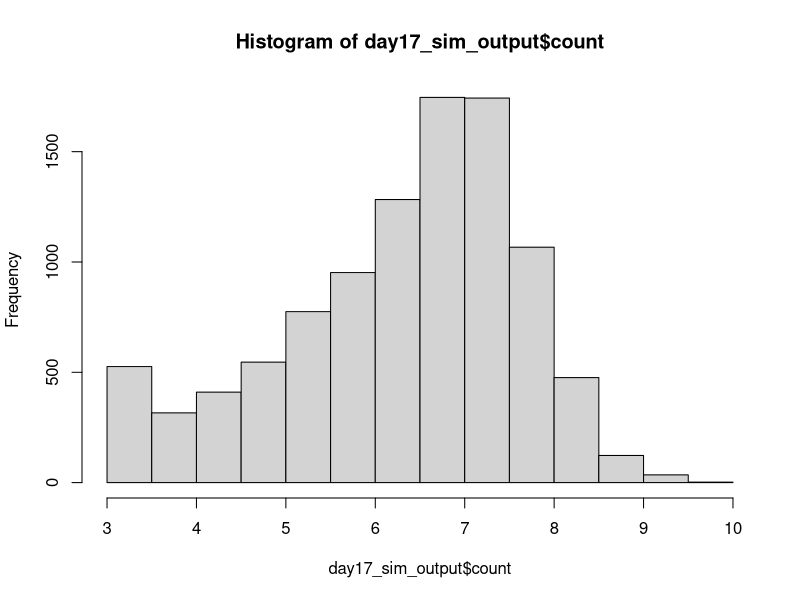
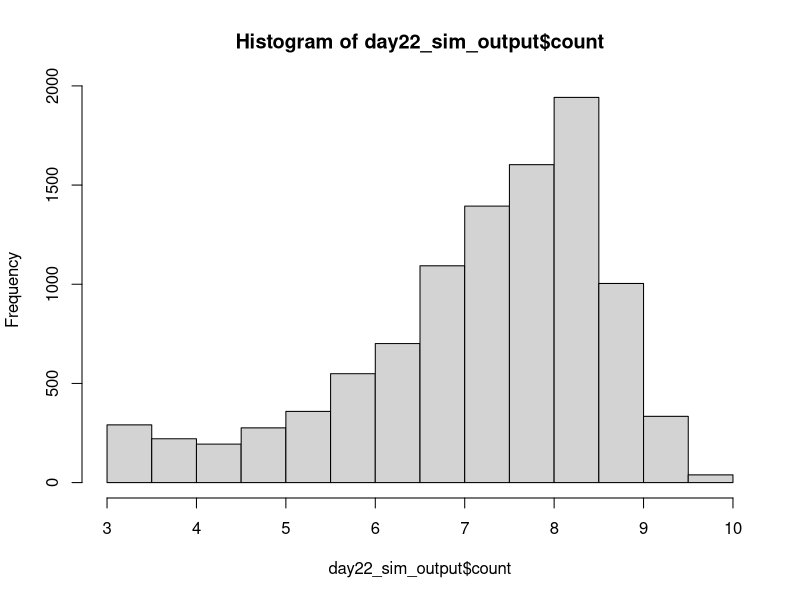

Recreate these plots in R, in order. (Note: this script raises an error after producing the figures.)
## ---------------------------Title---------------------------------------------
# CIDA Shelf Life Model

## ---------------------------Description---------------------------------------
# Project: CIDA Spinach 

# Description: 

## ---------------------------Packages------------------------------------------

#   Loading packages
library(dplyr); library(MASS); library(VGAM)

## ---------------------------Seed----------------------------------------------

#Set seed
set.seed(1)

## ---------------------------Inputs--------------------------------------------

#Load in data

strain_param <- read.csv("primary_model_parameters_strain_by_rep_2022_08_26.csv", header = TRUE)
apc_param <- read.csv("primary_model_parameters_apc_by_rep_2022_09_01.csv", header = TRUE)

mumax_secon <- read.csv("secondary_model_mumax_strain_by_rep_2022-09-01.csv", header = TRUE)
lag_secon <- read.csv("secondary_model_lag_strain_by_rep_2022_09_01.csv", header = TRUE)
lag_apc_secon <- read.csv("secondary_model_lag_apc_by_rep2022_09_01.csv", header = TRUE)

initial_count <- read.csv("initial_distribution_2022_08_24.csv", header = TRUE)
st_frequency <- read.csv("st_frequency_2022_05_18.csv", header = TRUE)

#Change strain parameters to lowercase 
strain_param$isolate <- tolower(strain_param$isolate)
apc_param$isolate <- tolower(apc_param$isolate)

mumax_secon$isolate <- tolower(mumax_secon$isolate)
lag_secon$isolate <- tolower(lag_secon$isolate)

#Initial Count Distribution: Log transforming initial count, and fitting a normal distribution to the data
initial_count_dist <- function(n){
  ans <- runif(n, min = initial_count$min, max = initial_count$max)
  return(ans)
}

#ST Distribution
isolates <- st_frequency$cida_isolates
st_prev <- st_frequency$frequency

st_dist <- function(n) {
ans <- sample(isolates, size = n, prob = st_prev, replace = T)
return(ans)
}

#Storage Temperature Distribution
temp_location <- 4
temp_shape <- 2.31

temp_dist <- function(n) {
  ans <- rlaplace(n, temp_location, temp_shape)
  for(i in 1:n)
  while (ans[i] < 0 | ans[i] > 10) {
    ans[i] <- rlaplace(1, temp_location, temp_shape)
  }
  return(ans)
}

#Primary Growth Models 


#Baranyi
baranyi <- function(day, log10n0, log10nmax, mumax, lag){
  log10n <- log10nmax + log10((-1 + exp(mumax * lag) + exp(mumax * day))/(exp(mumax * day) - 1 + exp(mumax * lag) * 10^(log10nmax - log10n0)))
}

#Baranyi without lag
baranyi_no_lag <- function(day, log10n0, log10nmax, mumax){
  log10n <- log10nmax - log10(1 + (10^(log10nmax - log10n0) - 1) * exp(-mumax * day))
}

#Buchanan
buchanan <- function(day, log10n0, log10nmax, mumax, lag){
  log10n <- log10n0 + (day >= lag) * (day <= (lag + (log10nmax - log10n0) * log(10) / mumax)) * mumax * (day - lag) / log(10) + (day >= lag) * (day>(lag + (log10nmax - log10n0) * log(10) / mumax)) * (log10nmax - log10n0)
}

#Buchanan without lag
buchanan_no_lag <- function(day, log10n0, log10nmax, mumax){
  log10n <- log10n0 + (day <= ((log10nmax - log10n0) * log(10) / mumax)) * mumax * day / log(10) + (day > ((log10nmax - log10n0) * log(10) / mumax)) * (log10nmax - log10n0)
}

#Gompertz
gompertz <- function(day, log10n0, log10nmax, mumax, lag){
  log10n <- log10n0 + (log10nmax - log10n0) * exp(-exp(mumax * exp(1) * (lag - day) / ((log10nmax - log10n0) * log(10)) + 1))
}


log10N_with_lag <- function(day, log10n0, log10nmax, mumax, lag, model) {
  ans <- numeric(length = length(day))
  for(i in seq_along(day)){
    if (model[i] == "baranyi") {
      ans[i] <- baranyi(day[i], log10n0[i], log10nmax[i], mumax[i], lag[i])
    }
    else if(model[i] == 'buchanan') {
      ans[i] <- buchanan(day[i], log10n0[i], log10nmax[i], mumax[i], lag[i])
    }
    else if(model[i] == "gompertz"){
      ans[i] <- gompertz(day[i], log10n0[i], log10nmax[i], mumax[i], lag[i])
    } 
    else{
      stop(paste0(model, " is not a valid model name. Must be one of Buchanan, Baranyi, Gompertz."))
    }
  }
  return(ans)
  
}

log10N_without_lag <- function(day, log10n0, log10nmax, mumax, model) {
  ans <- numeric(length = length(day))
  for(i in seq_along(day)){
    if (model[i] == "baranyi_no_lag") {
      ans[i] <- baranyi_no_lag(day[i], log10n0[i], log10nmax[i], mumax[i])
    }
    else if(model[i] == 'buchanan_no_lag') {
      ans[i] <- buchanan_no_lag(day[i], log10n0[i], log10nmax[i], mumax[i])
    }
    else{
      stop(paste0(model, " is not a valid model name. Must be one of Buchanan, Baranyi, Gompertz."))
    }
  }
  return(ans)
  
}

#Secondary model 

NewMu <- function(temp, b, temp_min) {
  sqrt_mu <- b*(temp - temp_min)
  ans <- sqrt_mu^2
  return(ans)
}

NewLag <- function(temp, b, temp_min) {
  sqrt_lag <- b*(temp - temp_min)
  ans <- sqrt_lag^2
  return(ans)
}

## ---------------------------Simulation Overview-------------------------------

n_packages <- 10000
n_sim <- n_packages
n_day <- 22

## ---------------Assigning Model Inputs----------------------------------------

#Assigning initial count, ST and temperature to each package
packages_sim <- data.frame(matrix(, nrow = n_sim, ncol = 9))
colnames(packages_sim) <- c("package", "initial_count", "storage_temp", "isolate", "isolate_rep", "model", "lag", "mu", "nmax")

packages_sim$package <- rep(1:n_packages)
packages_sim$initial_count <- initial_count_dist(n_sim)
packages_sim$storage_temp <- temp_dist(n_sim)
packages_sim$isolate <- st_dist(n_sim)
packages_sim$isolate_rep <- sample(1:3, n_sim, replace = TRUE)

#Assigning a growth model to each package. The selected model will be the best fitting model at 6˚C 
for(i in 1:n_sim){
  strain_index <- which(packages_sim$isolate[i] == strain_param$isolate & packages_sim$isolate_rep[i] == strain_param$rep & 6 == strain_param$temp)
  packages_sim$model[i] <- strain_param$model_type[strain_index]
}

#Assign lag to each package

for(i in 1:n_sim){
  rep <- packages_sim$isolate_rep[i]
  if(packages_sim$isolate[i] == "s12-0180"){
    rep <- sample(c(1, 3), 1, replace = TRUE)
  } else if (packages_sim$isolate[i] == "s12-0184"){
    rep <- 1
  } else if (packages_sim$isolate[i] == "s12-0132"){
    rep <- 3
  }  else {
    rep <- rep
  }
  apc_lag <- 0
  strain_index <- which(packages_sim$isolate[i] == lag_secon$isolate & rep == lag_secon$rep)
  strain_lag <- NewLag(packages_sim$storage_temp[i], lag_secon$b_mu[strain_index], lag_secon$temp_min_mu[strain_index])
  strain_lag <- ifelse(packages_sim$isolate[i] == "s12-0166", 0, strain_lag)
  packages_sim$lag[i] <- runif(n = 1, min = min(strain_lag, apc_lag), max = max(strain_lag, apc_lag))
  packages_sim$lag[i] <- packages_sim$lag[i]
}

packages_sim$lag <- ifelse(packages_sim$model %in% c("baranyi_no_lag", "buchanan_no_lag"), NA, packages_sim$lag)

#Assign mumax to each package
for(i in 1:n_sim){
  rep <- ifelse(packages_sim$isolate[i] == "s12-0141", 1, packages_sim$isolate_rep[i])
  strain_index <- which(packages_sim$isolate[i] == mumax_secon$isolate & rep == mumax_secon$rep)
  package_mu <- NewMu(packages_sim$storage_temp[i], mumax_secon$b_mu[strain_index], mumax_secon$temp_min_mu[strain_index])
  packages_sim$mu[i] <- package_mu*0.8
}

#Assign nmax to each package
for(i in 1:n_sim){
  rep <- packages_sim$isolate_rep[i]
strain_index <- which(packages_sim$isolate[i] == strain_param$isolate & rep == strain_param$rep & 6 == strain_param$temp)
apc_index <- which(packages_sim$isolate[i] == apc_param$isolate & rep == apc_param$rep & 6 == apc_param$temp)
strain_nmax <- strain_param$nmax[strain_index]
apc_nmax <- apc_param$nmax[strain_index]
packages_sim$nmax[i] <- runif(n = 1, strain_nmax, apc_nmax)
}

## ----------------Assessing Growth Over Shelf Life-----------------------------

models_with_lag <- c("baranyi", "buchanan", "gompertz")

shelf_life_sim <- packages_sim[rep(seq_len(nrow(packages_sim)), each = 22), ]
rownames(shelf_life_sim) <- 1:nrow(shelf_life_sim)
shelf_life_sim["day"] <- rep(1:n_day, times = n_sim)
shelf_life_sim["count"] <- NA

shelf_life_sim[is.na(shelf_life_sim$lag), ] <- shelf_life_sim[is.na(shelf_life_sim$lag), ] %>% 
  mutate(count = log10N_without_lag(day, initial_count, nmax, mu, model))

shelf_life_sim[!is.na(shelf_life_sim$lag), ] <- shelf_life_sim[!is.na(shelf_life_sim$lag), ] %>% 
  mutate(count = log10N_with_lag(day, initial_count, nmax, mu, lag, model))

## --------------------------------Plotting Outcome-----------------------------

day17_sim_output <- shelf_life_sim %>%
  filter(day == 17)

h17 <- hist(day17_sim_output$count)
h17


day22_sim_output <- shelf_life_sim %>%
  filter(day == 22)

h22 <- hist(day22_sim_output$count)
h22

## --------------------------------Threshold------------------------------------

sa_temp <- shelf_life_sim %>%
  group_by(day) %>%
  summarise(prop_fail = sum(count > 7.6)/n_packages) %>%
  mutate(adj = 0.8) %>%
  mutate(param = "mumax")

## --------------------------------Export---------------------------------------

date <- Sys.Date()
date <- gsub("-", "_", date)
file_name <- paste0("output/sa_mumax_", date,".csv")
  
write.table(sa_temp, file_name, sep = ",", col.names = !file.exists(file_name), append = T, row.names = FALSE)
